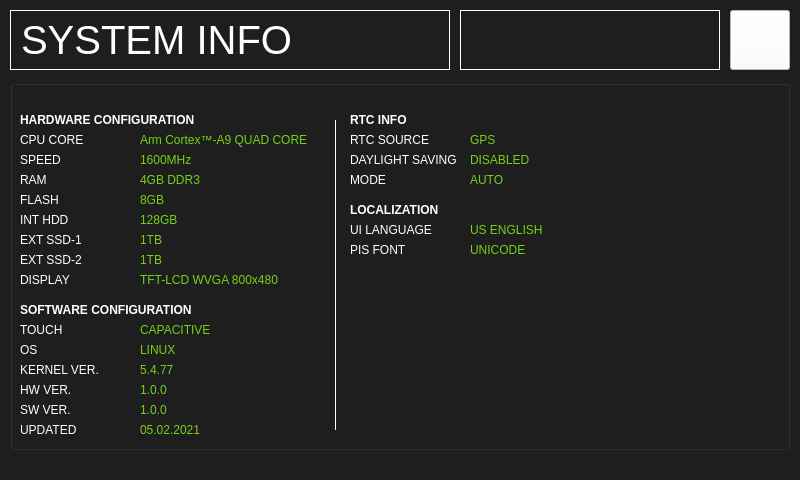
<?xml version="1.0" encoding="UTF-8"?>
<ui version="4.0">
 <class>SystemInfoWindow</class>
 <widget class="QMainWindow" name="SystemInfoWindow">
  <property name="geometry">
   <rect>
    <x>0</x>
    <y>0</y>
    <width>800</width>
    <height>480</height>
   </rect>
  </property>
  <property name="font">
   <font>
    <pointsize>10</pointsize>
   </font>
  </property>
  <property name="windowTitle">
   <string>MainWindow</string>
  </property>
  <property name="styleSheet">
   <string notr="true">background-color: rgb(30, 30, 30);
color: rgb(255, 255, 255);</string>
  </property>
  <widget class="QWidget" name="centralwidget">
   <widget class="QPushButton" name="pushButton_menu">
    <property name="geometry">
     <rect>
      <x>730</x>
      <y>10</y>
      <width>60</width>
      <height>60</height>
     </rect>
    </property>
    <property name="styleSheet">
     <string notr="true">background-color: rgb(255, 255, 255);</string>
    </property>
    <property name="text">
     <string/>
    </property>
    <property name="icon">
     <iconset resource="resources.qrc">
      <normaloff>:/images/icons/icon_close.png</normaloff>:/images/icons/icon_close.png</iconset>
    </property>
    <property name="iconSize">
     <size>
      <width>30</width>
      <height>30</height>
     </size>
    </property>
   </widget>
   <widget class="QGroupBox" name="groupBox_route">
    <property name="geometry">
     <rect>
      <x>10</x>
      <y>80</y>
      <width>780</width>
      <height>370</height>
     </rect>
    </property>
    <property name="styleSheet">
     <string notr="true">border-color: rgb(255, 255, 255);</string>
    </property>
    <property name="title">
     <string/>
    </property>
    <property name="flat">
     <bool>false</bool>
    </property>
    <property name="checkable">
     <bool>false</bool>
    </property>
    <widget class="QLabel" name="label_tr_name">
     <property name="geometry">
      <rect>
       <x>130</x>
       <y>50</y>
       <width>180</width>
       <height>20</height>
      </rect>
     </property>
     <property name="font">
      <font>
       <pointsize>9</pointsize>
      </font>
     </property>
     <property name="styleSheet">
      <string notr="true">color: rgb(115, 210, 22);</string>
     </property>
     <property name="text">
      <string>Arm Cortex™-A9 QUAD CORE</string>
     </property>
     <property name="alignment">
      <set>Qt::AlignLeading|Qt::AlignLeft|Qt::AlignVCenter</set>
     </property>
    </widget>
    <widget class="QLabel" name="label_43">
     <property name="geometry">
      <rect>
       <x>10</x>
       <y>50</y>
       <width>110</width>
       <height>20</height>
      </rect>
     </property>
     <property name="font">
      <font>
       <pointsize>9</pointsize>
       <weight>50</weight>
       <bold>false</bold>
      </font>
     </property>
     <property name="styleSheet">
      <string notr="true">color: rgb(255, 255, 255);</string>
     </property>
     <property name="text">
      <string>CPU CORE</string>
     </property>
     <property name="alignment">
      <set>Qt::AlignLeading|Qt::AlignLeft|Qt::AlignVCenter</set>
     </property>
    </widget>
    <widget class="Line" name="line">
     <property name="geometry">
      <rect>
       <x>320</x>
       <y>40</y>
       <width>10</width>
       <height>310</height>
      </rect>
     </property>
     <property name="styleSheet">
      <string notr="true"/>
     </property>
     <property name="frameShadow">
      <enum>QFrame::Plain</enum>
     </property>
     <property name="orientation">
      <enum>Qt::Vertical</enum>
     </property>
    </widget>
    <widget class="QLabel" name="label_44">
     <property name="geometry">
      <rect>
       <x>10</x>
       <y>30</y>
       <width>300</width>
       <height>20</height>
      </rect>
     </property>
     <property name="font">
      <font>
       <pointsize>9</pointsize>
       <weight>75</weight>
       <bold>true</bold>
      </font>
     </property>
     <property name="styleSheet">
      <string notr="true">color: rgb(255, 255, 255);</string>
     </property>
     <property name="text">
      <string>HARDWARE CONFIGURATION</string>
     </property>
     <property name="alignment">
      <set>Qt::AlignLeading|Qt::AlignLeft|Qt::AlignVCenter</set>
     </property>
    </widget>
    <widget class="QLabel" name="label_45">
     <property name="geometry">
      <rect>
       <x>10</x>
       <y>70</y>
       <width>110</width>
       <height>20</height>
      </rect>
     </property>
     <property name="font">
      <font>
       <pointsize>9</pointsize>
       <weight>50</weight>
       <bold>false</bold>
      </font>
     </property>
     <property name="styleSheet">
      <string notr="true">color: rgb(255, 255, 255);</string>
     </property>
     <property name="text">
      <string>SPEED</string>
     </property>
     <property name="alignment">
      <set>Qt::AlignLeading|Qt::AlignLeft|Qt::AlignVCenter</set>
     </property>
    </widget>
    <widget class="QLabel" name="label_tr_name_2">
     <property name="geometry">
      <rect>
       <x>130</x>
       <y>70</y>
       <width>180</width>
       <height>20</height>
      </rect>
     </property>
     <property name="font">
      <font>
       <pointsize>9</pointsize>
      </font>
     </property>
     <property name="styleSheet">
      <string notr="true">color: rgb(115, 210, 22);</string>
     </property>
     <property name="text">
      <string>1600MHz</string>
     </property>
     <property name="alignment">
      <set>Qt::AlignLeading|Qt::AlignLeft|Qt::AlignVCenter</set>
     </property>
    </widget>
    <widget class="QLabel" name="label_46">
     <property name="geometry">
      <rect>
       <x>10</x>
       <y>90</y>
       <width>110</width>
       <height>20</height>
      </rect>
     </property>
     <property name="font">
      <font>
       <pointsize>9</pointsize>
       <weight>50</weight>
       <bold>false</bold>
      </font>
     </property>
     <property name="styleSheet">
      <string notr="true">color: rgb(255, 255, 255);</string>
     </property>
     <property name="text">
      <string>RAM</string>
     </property>
     <property name="alignment">
      <set>Qt::AlignLeading|Qt::AlignLeft|Qt::AlignVCenter</set>
     </property>
    </widget>
    <widget class="QLabel" name="label_tr_name_3">
     <property name="geometry">
      <rect>
       <x>130</x>
       <y>90</y>
       <width>180</width>
       <height>20</height>
      </rect>
     </property>
     <property name="font">
      <font>
       <pointsize>9</pointsize>
      </font>
     </property>
     <property name="styleSheet">
      <string notr="true">color: rgb(115, 210, 22);</string>
     </property>
     <property name="text">
      <string>4GB DDR3</string>
     </property>
     <property name="alignment">
      <set>Qt::AlignLeading|Qt::AlignLeft|Qt::AlignVCenter</set>
     </property>
    </widget>
    <widget class="QLabel" name="label_47">
     <property name="geometry">
      <rect>
       <x>10</x>
       <y>110</y>
       <width>110</width>
       <height>20</height>
      </rect>
     </property>
     <property name="font">
      <font>
       <pointsize>9</pointsize>
       <weight>50</weight>
       <bold>false</bold>
      </font>
     </property>
     <property name="styleSheet">
      <string notr="true">color: rgb(255, 255, 255);</string>
     </property>
     <property name="text">
      <string>FLASH</string>
     </property>
     <property name="alignment">
      <set>Qt::AlignLeading|Qt::AlignLeft|Qt::AlignVCenter</set>
     </property>
    </widget>
    <widget class="QLabel" name="label_tr_name_4">
     <property name="geometry">
      <rect>
       <x>130</x>
       <y>110</y>
       <width>180</width>
       <height>20</height>
      </rect>
     </property>
     <property name="font">
      <font>
       <pointsize>9</pointsize>
      </font>
     </property>
     <property name="styleSheet">
      <string notr="true">color: rgb(115, 210, 22);</string>
     </property>
     <property name="text">
      <string>8GB</string>
     </property>
     <property name="alignment">
      <set>Qt::AlignLeading|Qt::AlignLeft|Qt::AlignVCenter</set>
     </property>
    </widget>
    <widget class="QLabel" name="label_48">
     <property name="geometry">
      <rect>
       <x>10</x>
       <y>130</y>
       <width>110</width>
       <height>20</height>
      </rect>
     </property>
     <property name="font">
      <font>
       <pointsize>9</pointsize>
       <weight>50</weight>
       <bold>false</bold>
      </font>
     </property>
     <property name="styleSheet">
      <string notr="true">color: rgb(255, 255, 255);</string>
     </property>
     <property name="text">
      <string>INT HDD</string>
     </property>
     <property name="alignment">
      <set>Qt::AlignLeading|Qt::AlignLeft|Qt::AlignVCenter</set>
     </property>
    </widget>
    <widget class="QLabel" name="label_tr_name_5">
     <property name="geometry">
      <rect>
       <x>130</x>
       <y>130</y>
       <width>180</width>
       <height>20</height>
      </rect>
     </property>
     <property name="font">
      <font>
       <pointsize>9</pointsize>
      </font>
     </property>
     <property name="styleSheet">
      <string notr="true">color: rgb(115, 210, 22);</string>
     </property>
     <property name="text">
      <string>128GB</string>
     </property>
     <property name="alignment">
      <set>Qt::AlignLeading|Qt::AlignLeft|Qt::AlignVCenter</set>
     </property>
    </widget>
    <widget class="QLabel" name="label_49">
     <property name="geometry">
      <rect>
       <x>10</x>
       <y>170</y>
       <width>110</width>
       <height>20</height>
      </rect>
     </property>
     <property name="font">
      <font>
       <pointsize>9</pointsize>
       <weight>50</weight>
       <bold>false</bold>
      </font>
     </property>
     <property name="styleSheet">
      <string notr="true">color: rgb(255, 255, 255);</string>
     </property>
     <property name="text">
      <string>EXT SSD-2</string>
     </property>
     <property name="alignment">
      <set>Qt::AlignLeading|Qt::AlignLeft|Qt::AlignVCenter</set>
     </property>
    </widget>
    <widget class="QLabel" name="label_tr_name_6">
     <property name="geometry">
      <rect>
       <x>130</x>
       <y>170</y>
       <width>180</width>
       <height>20</height>
      </rect>
     </property>
     <property name="font">
      <font>
       <pointsize>9</pointsize>
      </font>
     </property>
     <property name="styleSheet">
      <string notr="true">color: rgb(115, 210, 22);</string>
     </property>
     <property name="text">
      <string>1TB</string>
     </property>
     <property name="alignment">
      <set>Qt::AlignLeading|Qt::AlignLeft|Qt::AlignVCenter</set>
     </property>
    </widget>
    <widget class="QLabel" name="label_tr_name_7">
     <property name="geometry">
      <rect>
       <x>130</x>
       <y>150</y>
       <width>180</width>
       <height>20</height>
      </rect>
     </property>
     <property name="font">
      <font>
       <pointsize>9</pointsize>
      </font>
     </property>
     <property name="styleSheet">
      <string notr="true">color: rgb(115, 210, 22);</string>
     </property>
     <property name="text">
      <string>1TB</string>
     </property>
     <property name="alignment">
      <set>Qt::AlignLeading|Qt::AlignLeft|Qt::AlignVCenter</set>
     </property>
    </widget>
    <widget class="QLabel" name="label_50">
     <property name="geometry">
      <rect>
       <x>10</x>
       <y>150</y>
       <width>110</width>
       <height>20</height>
      </rect>
     </property>
     <property name="font">
      <font>
       <pointsize>9</pointsize>
       <weight>50</weight>
       <bold>false</bold>
      </font>
     </property>
     <property name="styleSheet">
      <string notr="true">color: rgb(255, 255, 255);</string>
     </property>
     <property name="text">
      <string>EXT SSD-1</string>
     </property>
     <property name="alignment">
      <set>Qt::AlignLeading|Qt::AlignLeft|Qt::AlignVCenter</set>
     </property>
    </widget>
    <widget class="QLabel" name="label_51">
     <property name="geometry">
      <rect>
       <x>10</x>
       <y>190</y>
       <width>110</width>
       <height>20</height>
      </rect>
     </property>
     <property name="font">
      <font>
       <pointsize>9</pointsize>
       <weight>50</weight>
       <bold>false</bold>
      </font>
     </property>
     <property name="styleSheet">
      <string notr="true">color: rgb(255, 255, 255);</string>
     </property>
     <property name="text">
      <string>DISPLAY</string>
     </property>
     <property name="alignment">
      <set>Qt::AlignLeading|Qt::AlignLeft|Qt::AlignVCenter</set>
     </property>
    </widget>
    <widget class="QLabel" name="label_tr_name_8">
     <property name="geometry">
      <rect>
       <x>130</x>
       <y>190</y>
       <width>180</width>
       <height>20</height>
      </rect>
     </property>
     <property name="font">
      <font>
       <pointsize>9</pointsize>
      </font>
     </property>
     <property name="styleSheet">
      <string notr="true">color: rgb(115, 210, 22);</string>
     </property>
     <property name="text">
      <string>TFT-LCD WVGA 800x480</string>
     </property>
     <property name="alignment">
      <set>Qt::AlignLeading|Qt::AlignLeft|Qt::AlignVCenter</set>
     </property>
    </widget>
    <widget class="QLabel" name="label_53">
     <property name="geometry">
      <rect>
       <x>10</x>
       <y>240</y>
       <width>110</width>
       <height>20</height>
      </rect>
     </property>
     <property name="font">
      <font>
       <pointsize>9</pointsize>
       <weight>50</weight>
       <bold>false</bold>
      </font>
     </property>
     <property name="styleSheet">
      <string notr="true">color: rgb(255, 255, 255);</string>
     </property>
     <property name="text">
      <string>TOUCH</string>
     </property>
     <property name="alignment">
      <set>Qt::AlignLeading|Qt::AlignLeft|Qt::AlignVCenter</set>
     </property>
    </widget>
    <widget class="QLabel" name="label_tr_name_10">
     <property name="geometry">
      <rect>
       <x>130</x>
       <y>240</y>
       <width>180</width>
       <height>20</height>
      </rect>
     </property>
     <property name="font">
      <font>
       <pointsize>9</pointsize>
      </font>
     </property>
     <property name="styleSheet">
      <string notr="true">color: rgb(115, 210, 22);</string>
     </property>
     <property name="text">
      <string>CAPACITIVE</string>
     </property>
     <property name="alignment">
      <set>Qt::AlignLeading|Qt::AlignLeft|Qt::AlignVCenter</set>
     </property>
    </widget>
    <widget class="QLabel" name="label_54">
     <property name="geometry">
      <rect>
       <x>10</x>
       <y>260</y>
       <width>110</width>
       <height>20</height>
      </rect>
     </property>
     <property name="font">
      <font>
       <pointsize>9</pointsize>
       <weight>50</weight>
       <bold>false</bold>
      </font>
     </property>
     <property name="styleSheet">
      <string notr="true">color: rgb(255, 255, 255);</string>
     </property>
     <property name="text">
      <string>OS</string>
     </property>
     <property name="alignment">
      <set>Qt::AlignLeading|Qt::AlignLeft|Qt::AlignVCenter</set>
     </property>
    </widget>
    <widget class="QLabel" name="label_tr_name_11">
     <property name="geometry">
      <rect>
       <x>130</x>
       <y>260</y>
       <width>180</width>
       <height>20</height>
      </rect>
     </property>
     <property name="font">
      <font>
       <pointsize>9</pointsize>
      </font>
     </property>
     <property name="styleSheet">
      <string notr="true">color: rgb(115, 210, 22);</string>
     </property>
     <property name="text">
      <string>LINUX</string>
     </property>
     <property name="alignment">
      <set>Qt::AlignLeading|Qt::AlignLeft|Qt::AlignVCenter</set>
     </property>
    </widget>
    <widget class="QLabel" name="label_55">
     <property name="geometry">
      <rect>
       <x>10</x>
       <y>280</y>
       <width>110</width>
       <height>20</height>
      </rect>
     </property>
     <property name="font">
      <font>
       <pointsize>9</pointsize>
       <weight>50</weight>
       <bold>false</bold>
      </font>
     </property>
     <property name="styleSheet">
      <string notr="true">color: rgb(255, 255, 255);</string>
     </property>
     <property name="text">
      <string>KERNEL VER.</string>
     </property>
     <property name="alignment">
      <set>Qt::AlignLeading|Qt::AlignLeft|Qt::AlignVCenter</set>
     </property>
    </widget>
    <widget class="QLabel" name="label_tr_name_12">
     <property name="geometry">
      <rect>
       <x>130</x>
       <y>280</y>
       <width>180</width>
       <height>20</height>
      </rect>
     </property>
     <property name="font">
      <font>
       <pointsize>9</pointsize>
      </font>
     </property>
     <property name="styleSheet">
      <string notr="true">color: rgb(115, 210, 22);</string>
     </property>
     <property name="text">
      <string>5.4.77</string>
     </property>
     <property name="alignment">
      <set>Qt::AlignLeading|Qt::AlignLeft|Qt::AlignVCenter</set>
     </property>
    </widget>
    <widget class="QLabel" name="label_tr_name_13">
     <property name="geometry">
      <rect>
       <x>130</x>
       <y>300</y>
       <width>180</width>
       <height>20</height>
      </rect>
     </property>
     <property name="font">
      <font>
       <pointsize>9</pointsize>
      </font>
     </property>
     <property name="styleSheet">
      <string notr="true">color: rgb(115, 210, 22);</string>
     </property>
     <property name="text">
      <string>1.0.0</string>
     </property>
     <property name="alignment">
      <set>Qt::AlignLeading|Qt::AlignLeft|Qt::AlignVCenter</set>
     </property>
    </widget>
    <widget class="QLabel" name="label_56">
     <property name="geometry">
      <rect>
       <x>10</x>
       <y>300</y>
       <width>110</width>
       <height>20</height>
      </rect>
     </property>
     <property name="font">
      <font>
       <pointsize>9</pointsize>
       <weight>50</weight>
       <bold>false</bold>
      </font>
     </property>
     <property name="styleSheet">
      <string notr="true">color: rgb(255, 255, 255);</string>
     </property>
     <property name="text">
      <string>HW VER.</string>
     </property>
     <property name="alignment">
      <set>Qt::AlignLeading|Qt::AlignLeft|Qt::AlignVCenter</set>
     </property>
    </widget>
    <widget class="QLabel" name="label_57">
     <property name="geometry">
      <rect>
       <x>10</x>
       <y>320</y>
       <width>110</width>
       <height>20</height>
      </rect>
     </property>
     <property name="font">
      <font>
       <pointsize>9</pointsize>
       <weight>50</weight>
       <bold>false</bold>
      </font>
     </property>
     <property name="styleSheet">
      <string notr="true">color: rgb(255, 255, 255);</string>
     </property>
     <property name="text">
      <string>SW VER.</string>
     </property>
     <property name="alignment">
      <set>Qt::AlignLeading|Qt::AlignLeft|Qt::AlignVCenter</set>
     </property>
    </widget>
    <widget class="QLabel" name="label_tr_name_14">
     <property name="geometry">
      <rect>
       <x>130</x>
       <y>320</y>
       <width>180</width>
       <height>20</height>
      </rect>
     </property>
     <property name="font">
      <font>
       <pointsize>9</pointsize>
      </font>
     </property>
     <property name="styleSheet">
      <string notr="true">color: rgb(115, 210, 22);</string>
     </property>
     <property name="text">
      <string>1.0.0</string>
     </property>
     <property name="alignment">
      <set>Qt::AlignLeading|Qt::AlignLeft|Qt::AlignVCenter</set>
     </property>
    </widget>
    <widget class="QLabel" name="label_59">
     <property name="geometry">
      <rect>
       <x>10</x>
       <y>340</y>
       <width>110</width>
       <height>20</height>
      </rect>
     </property>
     <property name="font">
      <font>
       <pointsize>9</pointsize>
       <weight>50</weight>
       <bold>false</bold>
      </font>
     </property>
     <property name="styleSheet">
      <string notr="true">color: rgb(255, 255, 255);</string>
     </property>
     <property name="text">
      <string>UPDATED</string>
     </property>
     <property name="alignment">
      <set>Qt::AlignLeading|Qt::AlignLeft|Qt::AlignVCenter</set>
     </property>
    </widget>
    <widget class="QLabel" name="label_tr_name_16">
     <property name="geometry">
      <rect>
       <x>130</x>
       <y>340</y>
       <width>180</width>
       <height>20</height>
      </rect>
     </property>
     <property name="font">
      <font>
       <pointsize>9</pointsize>
      </font>
     </property>
     <property name="styleSheet">
      <string notr="true">color: rgb(115, 210, 22);</string>
     </property>
     <property name="text">
      <string>05.02.2021</string>
     </property>
     <property name="alignment">
      <set>Qt::AlignLeading|Qt::AlignLeft|Qt::AlignVCenter</set>
     </property>
    </widget>
    <widget class="QLabel" name="label_52">
     <property name="geometry">
      <rect>
       <x>340</x>
       <y>70</y>
       <width>110</width>
       <height>20</height>
      </rect>
     </property>
     <property name="font">
      <font>
       <pointsize>9</pointsize>
       <weight>50</weight>
       <bold>false</bold>
      </font>
     </property>
     <property name="styleSheet">
      <string notr="true">color: rgb(255, 255, 255);</string>
     </property>
     <property name="text">
      <string>DAYLIGHT SAVING</string>
     </property>
     <property name="alignment">
      <set>Qt::AlignLeading|Qt::AlignLeft|Qt::AlignVCenter</set>
     </property>
    </widget>
    <widget class="QLabel" name="label_60">
     <property name="geometry">
      <rect>
       <x>340</x>
       <y>140</y>
       <width>110</width>
       <height>20</height>
      </rect>
     </property>
     <property name="font">
      <font>
       <pointsize>9</pointsize>
       <weight>50</weight>
       <bold>false</bold>
      </font>
     </property>
     <property name="styleSheet">
      <string notr="true">color: rgb(255, 255, 255);</string>
     </property>
     <property name="text">
      <string>UI LANGUAGE</string>
     </property>
     <property name="alignment">
      <set>Qt::AlignLeading|Qt::AlignLeft|Qt::AlignVCenter</set>
     </property>
    </widget>
    <widget class="QLabel" name="label_tr_name_9">
     <property name="geometry">
      <rect>
       <x>460</x>
       <y>140</y>
       <width>180</width>
       <height>20</height>
      </rect>
     </property>
     <property name="font">
      <font>
       <pointsize>9</pointsize>
      </font>
     </property>
     <property name="styleSheet">
      <string notr="true">color: rgb(115, 210, 22);</string>
     </property>
     <property name="text">
      <string>US ENGLISH</string>
     </property>
     <property name="alignment">
      <set>Qt::AlignLeading|Qt::AlignLeft|Qt::AlignVCenter</set>
     </property>
    </widget>
    <widget class="QLabel" name="label_61">
     <property name="geometry">
      <rect>
       <x>340</x>
       <y>50</y>
       <width>110</width>
       <height>20</height>
      </rect>
     </property>
     <property name="font">
      <font>
       <pointsize>9</pointsize>
       <weight>50</weight>
       <bold>false</bold>
      </font>
     </property>
     <property name="styleSheet">
      <string notr="true">color: rgb(255, 255, 255);</string>
     </property>
     <property name="text">
      <string>RTC SOURCE</string>
     </property>
     <property name="alignment">
      <set>Qt::AlignLeading|Qt::AlignLeft|Qt::AlignVCenter</set>
     </property>
    </widget>
    <widget class="QLabel" name="label_tr_name_17">
     <property name="geometry">
      <rect>
       <x>460</x>
       <y>70</y>
       <width>180</width>
       <height>20</height>
      </rect>
     </property>
     <property name="font">
      <font>
       <pointsize>9</pointsize>
      </font>
     </property>
     <property name="styleSheet">
      <string notr="true">color: rgb(115, 210, 22);</string>
     </property>
     <property name="text">
      <string>DISABLED</string>
     </property>
     <property name="alignment">
      <set>Qt::AlignLeading|Qt::AlignLeft|Qt::AlignVCenter</set>
     </property>
    </widget>
    <widget class="QLabel" name="label_tr_name_18">
     <property name="geometry">
      <rect>
       <x>460</x>
       <y>90</y>
       <width>180</width>
       <height>20</height>
      </rect>
     </property>
     <property name="font">
      <font>
       <pointsize>9</pointsize>
      </font>
     </property>
     <property name="styleSheet">
      <string notr="true">color: rgb(115, 210, 22);</string>
     </property>
     <property name="text">
      <string>AUTO</string>
     </property>
     <property name="alignment">
      <set>Qt::AlignLeading|Qt::AlignLeft|Qt::AlignVCenter</set>
     </property>
    </widget>
    <widget class="QLabel" name="label_62">
     <property name="geometry">
      <rect>
       <x>340</x>
       <y>90</y>
       <width>110</width>
       <height>20</height>
      </rect>
     </property>
     <property name="font">
      <font>
       <pointsize>9</pointsize>
       <weight>50</weight>
       <bold>false</bold>
      </font>
     </property>
     <property name="styleSheet">
      <string notr="true">color: rgb(255, 255, 255);</string>
     </property>
     <property name="text">
      <string>MODE</string>
     </property>
     <property name="alignment">
      <set>Qt::AlignLeading|Qt::AlignLeft|Qt::AlignVCenter</set>
     </property>
    </widget>
    <widget class="QLabel" name="label_63">
     <property name="geometry">
      <rect>
       <x>340</x>
       <y>30</y>
       <width>300</width>
       <height>20</height>
      </rect>
     </property>
     <property name="font">
      <font>
       <pointsize>9</pointsize>
       <weight>75</weight>
       <bold>true</bold>
      </font>
     </property>
     <property name="styleSheet">
      <string notr="true">color: rgb(255, 255, 255);</string>
     </property>
     <property name="text">
      <string>RTC INFO</string>
     </property>
     <property name="alignment">
      <set>Qt::AlignLeading|Qt::AlignLeft|Qt::AlignVCenter</set>
     </property>
    </widget>
    <widget class="QLabel" name="label_tr_name_19">
     <property name="geometry">
      <rect>
       <x>460</x>
       <y>50</y>
       <width>180</width>
       <height>20</height>
      </rect>
     </property>
     <property name="font">
      <font>
       <pointsize>9</pointsize>
      </font>
     </property>
     <property name="styleSheet">
      <string notr="true">color: rgb(115, 210, 22);</string>
     </property>
     <property name="text">
      <string>GPS</string>
     </property>
     <property name="alignment">
      <set>Qt::AlignLeading|Qt::AlignLeft|Qt::AlignVCenter</set>
     </property>
    </widget>
    <widget class="QLabel" name="label_64">
     <property name="geometry">
      <rect>
       <x>340</x>
       <y>160</y>
       <width>110</width>
       <height>20</height>
      </rect>
     </property>
     <property name="font">
      <font>
       <pointsize>9</pointsize>
       <weight>50</weight>
       <bold>false</bold>
      </font>
     </property>
     <property name="styleSheet">
      <string notr="true">color: rgb(255, 255, 255);</string>
     </property>
     <property name="text">
      <string>PIS FONT</string>
     </property>
     <property name="alignment">
      <set>Qt::AlignLeading|Qt::AlignLeft|Qt::AlignVCenter</set>
     </property>
    </widget>
    <widget class="QLabel" name="label_tr_name_20">
     <property name="geometry">
      <rect>
       <x>460</x>
       <y>160</y>
       <width>180</width>
       <height>20</height>
      </rect>
     </property>
     <property name="font">
      <font>
       <pointsize>9</pointsize>
      </font>
     </property>
     <property name="styleSheet">
      <string notr="true">color: rgb(115, 210, 22);</string>
     </property>
     <property name="text">
      <string>UNICODE</string>
     </property>
     <property name="alignment">
      <set>Qt::AlignLeading|Qt::AlignLeft|Qt::AlignVCenter</set>
     </property>
    </widget>
    <widget class="QLabel" name="label_65">
     <property name="geometry">
      <rect>
       <x>340</x>
       <y>210</y>
       <width>110</width>
       <height>20</height>
      </rect>
     </property>
     <property name="font">
      <font>
       <pointsize>9</pointsize>
       <weight>50</weight>
       <bold>false</bold>
      </font>
     </property>
     <property name="styleSheet">
      <string notr="true">color: rgb(255, 255, 255);</string>
     </property>
     <property name="text">
      <string/>
     </property>
     <property name="alignment">
      <set>Qt::AlignLeading|Qt::AlignLeft|Qt::AlignVCenter</set>
     </property>
    </widget>
    <widget class="QLabel" name="label_tr_name_21">
     <property name="geometry">
      <rect>
       <x>460</x>
       <y>210</y>
       <width>180</width>
       <height>20</height>
      </rect>
     </property>
     <property name="font">
      <font>
       <pointsize>9</pointsize>
      </font>
     </property>
     <property name="styleSheet">
      <string notr="true">color: rgb(115, 210, 22);</string>
     </property>
     <property name="text">
      <string/>
     </property>
     <property name="alignment">
      <set>Qt::AlignLeading|Qt::AlignLeft|Qt::AlignVCenter</set>
     </property>
    </widget>
    <widget class="QLabel" name="label_66">
     <property name="geometry">
      <rect>
       <x>10</x>
       <y>220</y>
       <width>300</width>
       <height>20</height>
      </rect>
     </property>
     <property name="font">
      <font>
       <pointsize>9</pointsize>
       <weight>75</weight>
       <bold>true</bold>
      </font>
     </property>
     <property name="styleSheet">
      <string notr="true">color: rgb(255, 255, 255);</string>
     </property>
     <property name="text">
      <string>SOFTWARE CONFIGURATION</string>
     </property>
     <property name="alignment">
      <set>Qt::AlignLeading|Qt::AlignLeft|Qt::AlignVCenter</set>
     </property>
    </widget>
    <widget class="QLabel" name="label_67">
     <property name="geometry">
      <rect>
       <x>340</x>
       <y>120</y>
       <width>300</width>
       <height>20</height>
      </rect>
     </property>
     <property name="font">
      <font>
       <pointsize>9</pointsize>
       <weight>75</weight>
       <bold>true</bold>
      </font>
     </property>
     <property name="styleSheet">
      <string notr="true">color: rgb(255, 255, 255);</string>
     </property>
     <property name="text">
      <string>LOCALIZATION</string>
     </property>
     <property name="alignment">
      <set>Qt::AlignLeading|Qt::AlignLeft|Qt::AlignVCenter</set>
     </property>
    </widget>
    <widget class="QLabel" name="label_68">
     <property name="geometry">
      <rect>
       <x>340</x>
       <y>190</y>
       <width>300</width>
       <height>20</height>
      </rect>
     </property>
     <property name="font">
      <font>
       <pointsize>9</pointsize>
       <weight>75</weight>
       <bold>true</bold>
      </font>
     </property>
     <property name="styleSheet">
      <string notr="true">color: rgb(255, 255, 255);</string>
     </property>
     <property name="text">
      <string/>
     </property>
     <property name="alignment">
      <set>Qt::AlignLeading|Qt::AlignLeft|Qt::AlignVCenter</set>
     </property>
    </widget>
    <widget class="QLabel" name="label_69">
     <property name="geometry">
      <rect>
       <x>340</x>
       <y>230</y>
       <width>110</width>
       <height>20</height>
      </rect>
     </property>
     <property name="font">
      <font>
       <pointsize>9</pointsize>
       <weight>50</weight>
       <bold>false</bold>
      </font>
     </property>
     <property name="styleSheet">
      <string notr="true">color: rgb(255, 255, 255);</string>
     </property>
     <property name="text">
      <string/>
     </property>
     <property name="alignment">
      <set>Qt::AlignLeading|Qt::AlignLeft|Qt::AlignVCenter</set>
     </property>
    </widget>
    <widget class="QLabel" name="label_tr_name_22">
     <property name="geometry">
      <rect>
       <x>460</x>
       <y>230</y>
       <width>180</width>
       <height>20</height>
      </rect>
     </property>
     <property name="font">
      <font>
       <pointsize>9</pointsize>
      </font>
     </property>
     <property name="styleSheet">
      <string notr="true">color: rgb(115, 210, 22);</string>
     </property>
     <property name="text">
      <string/>
     </property>
     <property name="alignment">
      <set>Qt::AlignLeading|Qt::AlignLeft|Qt::AlignVCenter</set>
     </property>
    </widget>
    <widget class="QLabel" name="label_70">
     <property name="geometry">
      <rect>
       <x>340</x>
       <y>280</y>
       <width>110</width>
       <height>20</height>
      </rect>
     </property>
     <property name="font">
      <font>
       <pointsize>9</pointsize>
       <weight>50</weight>
       <bold>false</bold>
      </font>
     </property>
     <property name="styleSheet">
      <string notr="true">color: rgb(255, 255, 255);</string>
     </property>
     <property name="text">
      <string/>
     </property>
     <property name="alignment">
      <set>Qt::AlignLeading|Qt::AlignLeft|Qt::AlignVCenter</set>
     </property>
    </widget>
    <widget class="QLabel" name="label_tr_name_23">
     <property name="geometry">
      <rect>
       <x>460</x>
       <y>280</y>
       <width>180</width>
       <height>20</height>
      </rect>
     </property>
     <property name="font">
      <font>
       <pointsize>9</pointsize>
      </font>
     </property>
     <property name="styleSheet">
      <string notr="true">color: rgb(115, 210, 22);</string>
     </property>
     <property name="text">
      <string/>
     </property>
     <property name="alignment">
      <set>Qt::AlignLeading|Qt::AlignLeft|Qt::AlignVCenter</set>
     </property>
    </widget>
    <widget class="QLabel" name="label_71">
     <property name="geometry">
      <rect>
       <x>340</x>
       <y>300</y>
       <width>110</width>
       <height>20</height>
      </rect>
     </property>
     <property name="font">
      <font>
       <pointsize>9</pointsize>
       <weight>50</weight>
       <bold>false</bold>
      </font>
     </property>
     <property name="styleSheet">
      <string notr="true">color: rgb(255, 255, 255);</string>
     </property>
     <property name="text">
      <string/>
     </property>
     <property name="alignment">
      <set>Qt::AlignLeading|Qt::AlignLeft|Qt::AlignVCenter</set>
     </property>
    </widget>
    <widget class="QLabel" name="label_tr_name_24">
     <property name="geometry">
      <rect>
       <x>460</x>
       <y>300</y>
       <width>180</width>
       <height>20</height>
      </rect>
     </property>
     <property name="font">
      <font>
       <pointsize>9</pointsize>
      </font>
     </property>
     <property name="styleSheet">
      <string notr="true">color: rgb(115, 210, 22);</string>
     </property>
     <property name="text">
      <string/>
     </property>
     <property name="alignment">
      <set>Qt::AlignLeading|Qt::AlignLeft|Qt::AlignVCenter</set>
     </property>
    </widget>
    <widget class="QLabel" name="label_tr_name_25">
     <property name="geometry">
      <rect>
       <x>460</x>
       <y>260</y>
       <width>180</width>
       <height>20</height>
      </rect>
     </property>
     <property name="font">
      <font>
       <pointsize>9</pointsize>
      </font>
     </property>
     <property name="styleSheet">
      <string notr="true">color: rgb(115, 210, 22);</string>
     </property>
     <property name="text">
      <string/>
     </property>
     <property name="alignment">
      <set>Qt::AlignLeading|Qt::AlignLeft|Qt::AlignVCenter</set>
     </property>
    </widget>
    <widget class="QLabel" name="label_72">
     <property name="geometry">
      <rect>
       <x>340</x>
       <y>260</y>
       <width>110</width>
       <height>20</height>
      </rect>
     </property>
     <property name="font">
      <font>
       <pointsize>9</pointsize>
       <weight>50</weight>
       <bold>false</bold>
      </font>
     </property>
     <property name="styleSheet">
      <string notr="true">color: rgb(255, 255, 255);</string>
     </property>
     <property name="text">
      <string/>
     </property>
     <property name="alignment">
      <set>Qt::AlignLeading|Qt::AlignLeft|Qt::AlignVCenter</set>
     </property>
    </widget>
    <widget class="QLabel" name="label_73">
     <property name="geometry">
      <rect>
       <x>340</x>
       <y>320</y>
       <width>110</width>
       <height>20</height>
      </rect>
     </property>
     <property name="font">
      <font>
       <pointsize>9</pointsize>
       <weight>50</weight>
       <bold>false</bold>
      </font>
     </property>
     <property name="styleSheet">
      <string notr="true">color: rgb(255, 255, 255);</string>
     </property>
     <property name="text">
      <string/>
     </property>
     <property name="alignment">
      <set>Qt::AlignLeading|Qt::AlignLeft|Qt::AlignVCenter</set>
     </property>
    </widget>
    <widget class="QLabel" name="label_tr_name_26">
     <property name="geometry">
      <rect>
       <x>460</x>
       <y>320</y>
       <width>180</width>
       <height>20</height>
      </rect>
     </property>
     <property name="font">
      <font>
       <pointsize>9</pointsize>
      </font>
     </property>
     <property name="styleSheet">
      <string notr="true">color: rgb(115, 210, 22);</string>
     </property>
     <property name="text">
      <string/>
     </property>
     <property name="alignment">
      <set>Qt::AlignLeading|Qt::AlignLeft|Qt::AlignVCenter</set>
     </property>
    </widget>
   </widget>
   <widget class="QLabel" name="label">
    <property name="geometry">
     <rect>
      <x>700</x>
      <y>110</y>
      <width>80</width>
      <height>80</height>
     </rect>
    </property>
    <property name="styleSheet">
     <string notr="true">image: url(:/images/icons/icon_info.png);</string>
    </property>
    <property name="text">
     <string/>
    </property>
   </widget>
   <widget class="QLabel" name="label_datetime">
    <property name="geometry">
     <rect>
      <x>460</x>
      <y>10</y>
      <width>260</width>
      <height>60</height>
     </rect>
    </property>
    <property name="font">
     <font>
      <pointsize>12</pointsize>
      <weight>50</weight>
      <bold>false</bold>
     </font>
    </property>
    <property name="styleSheet">
     <string notr="true">color: rgb(255, 255, 255);
border-color: rgb(255, 255, 255);</string>
    </property>
    <property name="frameShape">
     <enum>QFrame::Panel</enum>
    </property>
    <property name="text">
     <string/>
    </property>
    <property name="alignment">
     <set>Qt::AlignCenter</set>
    </property>
   </widget>
   <widget class="QLabel" name="label_2">
    <property name="geometry">
     <rect>
      <x>10</x>
      <y>10</y>
      <width>440</width>
      <height>60</height>
     </rect>
    </property>
    <property name="font">
     <font>
      <pointsize>30</pointsize>
     </font>
    </property>
    <property name="frameShape">
     <enum>QFrame::Panel</enum>
    </property>
    <property name="text">
     <string>SYSTEM INFO</string>
    </property>
   </widget>
  </widget>
  <widget class="QStatusBar" name="statusbar"/>
 </widget>
 <resources>
  <include location="resources.qrc"/>
 </resources>
 <connections/>
</ui>
